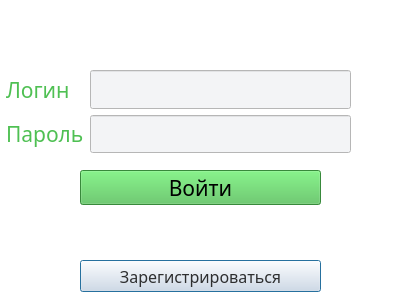
<?xml version="1.0" encoding="UTF-8"?>
<ui version="4.0">
 <class>auth_window</class>
 <widget class="QDialog" name="auth_window">
  <property name="geometry">
   <rect>
    <x>0</x>
    <y>0</y>
    <width>400</width>
    <height>300</height>
   </rect>
  </property>
  <property name="palette">
   <palette>
    <active>
     <colorrole role="WindowText">
      <brush brushstyle="SolidPattern">
       <color alpha="255">
        <red>0</red>
        <green>0</green>
        <blue>0</blue>
       </color>
      </brush>
     </colorrole>
     <colorrole role="Button">
      <brush brushstyle="SolidPattern">
       <color alpha="255">
        <red>222</red>
        <green>227</green>
        <blue>236</blue>
       </color>
      </brush>
     </colorrole>
     <colorrole role="Light">
      <brush brushstyle="SolidPattern">
       <color alpha="255">
        <red>73</red>
        <green>179</green>
        <blue>78</blue>
       </color>
      </brush>
     </colorrole>
     <colorrole role="Midlight">
      <brush brushstyle="SolidPattern">
       <color alpha="255">
        <red>73</red>
        <green>179</green>
        <blue>78</blue>
       </color>
      </brush>
     </colorrole>
     <colorrole role="Dark">
      <brush brushstyle="SolidPattern">
       <color alpha="255">
        <red>73</red>
        <green>179</green>
        <blue>78</blue>
       </color>
      </brush>
     </colorrole>
     <colorrole role="Text">
      <brush brushstyle="SolidPattern">
       <color alpha="255">
        <red>0</red>
        <green>0</green>
        <blue>0</blue>
       </color>
      </brush>
     </colorrole>
     <colorrole role="ButtonText">
      <brush brushstyle="SolidPattern">
       <color alpha="255">
        <red>255</red>
        <green>255</green>
        <blue>255</blue>
       </color>
      </brush>
     </colorrole>
     <colorrole role="Base">
      <brush brushstyle="SolidPattern">
       <color alpha="255">
        <red>255</red>
        <green>255</green>
        <blue>255</blue>
       </color>
      </brush>
     </colorrole>
     <colorrole role="Window">
      <brush brushstyle="SolidPattern">
       <color alpha="255">
        <red>255</red>
        <green>255</green>
        <blue>255</blue>
       </color>
      </brush>
     </colorrole>
     <colorrole role="ToolTipBase">
      <brush brushstyle="SolidPattern">
       <color alpha="255">
        <red>73</red>
        <green>179</green>
        <blue>78</blue>
       </color>
      </brush>
     </colorrole>
     <colorrole role="PlaceholderText">
      <brush brushstyle="SolidPattern">
       <color alpha="255">
        <red>73</red>
        <green>179</green>
        <blue>78</blue>
       </color>
      </brush>
     </colorrole>
    </active>
    <inactive>
     <colorrole role="WindowText">
      <brush brushstyle="SolidPattern">
       <color alpha="255">
        <red>0</red>
        <green>0</green>
        <blue>0</blue>
       </color>
      </brush>
     </colorrole>
     <colorrole role="Button">
      <brush brushstyle="SolidPattern">
       <color alpha="255">
        <red>222</red>
        <green>227</green>
        <blue>236</blue>
       </color>
      </brush>
     </colorrole>
     <colorrole role="Light">
      <brush brushstyle="SolidPattern">
       <color alpha="255">
        <red>73</red>
        <green>179</green>
        <blue>78</blue>
       </color>
      </brush>
     </colorrole>
     <colorrole role="Midlight">
      <brush brushstyle="SolidPattern">
       <color alpha="255">
        <red>73</red>
        <green>179</green>
        <blue>78</blue>
       </color>
      </brush>
     </colorrole>
     <colorrole role="Dark">
      <brush brushstyle="SolidPattern">
       <color alpha="255">
        <red>73</red>
        <green>179</green>
        <blue>78</blue>
       </color>
      </brush>
     </colorrole>
     <colorrole role="Text">
      <brush brushstyle="SolidPattern">
       <color alpha="255">
        <red>0</red>
        <green>0</green>
        <blue>0</blue>
       </color>
      </brush>
     </colorrole>
     <colorrole role="ButtonText">
      <brush brushstyle="SolidPattern">
       <color alpha="255">
        <red>255</red>
        <green>255</green>
        <blue>255</blue>
       </color>
      </brush>
     </colorrole>
     <colorrole role="Base">
      <brush brushstyle="SolidPattern">
       <color alpha="255">
        <red>255</red>
        <green>255</green>
        <blue>255</blue>
       </color>
      </brush>
     </colorrole>
     <colorrole role="Window">
      <brush brushstyle="SolidPattern">
       <color alpha="255">
        <red>255</red>
        <green>255</green>
        <blue>255</blue>
       </color>
      </brush>
     </colorrole>
     <colorrole role="ToolTipBase">
      <brush brushstyle="SolidPattern">
       <color alpha="255">
        <red>73</red>
        <green>179</green>
        <blue>78</blue>
       </color>
      </brush>
     </colorrole>
     <colorrole role="PlaceholderText">
      <brush brushstyle="SolidPattern">
       <color alpha="255">
        <red>73</red>
        <green>179</green>
        <blue>78</blue>
       </color>
      </brush>
     </colorrole>
    </inactive>
    <disabled>
     <colorrole role="WindowText">
      <brush brushstyle="SolidPattern">
       <color alpha="255">
        <red>73</red>
        <green>179</green>
        <blue>78</blue>
       </color>
      </brush>
     </colorrole>
     <colorrole role="Button">
      <brush brushstyle="SolidPattern">
       <color alpha="255">
        <red>222</red>
        <green>227</green>
        <blue>236</blue>
       </color>
      </brush>
     </colorrole>
     <colorrole role="Light">
      <brush brushstyle="SolidPattern">
       <color alpha="255">
        <red>73</red>
        <green>179</green>
        <blue>78</blue>
       </color>
      </brush>
     </colorrole>
     <colorrole role="Midlight">
      <brush brushstyle="SolidPattern">
       <color alpha="255">
        <red>73</red>
        <green>179</green>
        <blue>78</blue>
       </color>
      </brush>
     </colorrole>
     <colorrole role="Dark">
      <brush brushstyle="SolidPattern">
       <color alpha="255">
        <red>73</red>
        <green>179</green>
        <blue>78</blue>
       </color>
      </brush>
     </colorrole>
     <colorrole role="Text">
      <brush brushstyle="SolidPattern">
       <color alpha="255">
        <red>73</red>
        <green>179</green>
        <blue>78</blue>
       </color>
      </brush>
     </colorrole>
     <colorrole role="ButtonText">
      <brush brushstyle="SolidPattern">
       <color alpha="255">
        <red>73</red>
        <green>179</green>
        <blue>78</blue>
       </color>
      </brush>
     </colorrole>
     <colorrole role="Base">
      <brush brushstyle="SolidPattern">
       <color alpha="255">
        <red>255</red>
        <green>255</green>
        <blue>255</blue>
       </color>
      </brush>
     </colorrole>
     <colorrole role="Window">
      <brush brushstyle="SolidPattern">
       <color alpha="255">
        <red>255</red>
        <green>255</green>
        <blue>255</blue>
       </color>
      </brush>
     </colorrole>
     <colorrole role="ToolTipBase">
      <brush brushstyle="SolidPattern">
       <color alpha="255">
        <red>73</red>
        <green>179</green>
        <blue>78</blue>
       </color>
      </brush>
     </colorrole>
     <colorrole role="PlaceholderText">
      <brush brushstyle="SolidPattern">
       <color alpha="255">
        <red>73</red>
        <green>179</green>
        <blue>78</blue>
       </color>
      </brush>
     </colorrole>
    </disabled>
   </palette>
  </property>
  <property name="windowTitle">
   <string>Dialog</string>
  </property>
  <widget class="QWidget" name="formLayoutWidget">
   <property name="geometry">
    <rect>
     <x>0</x>
     <y>70</y>
     <width>401</width>
     <height>83</height>
    </rect>
   </property>
   <layout class="QFormLayout" name="formLayout">
    <item row="0" column="1">
     <layout class="QGridLayout" name="gridLayout">
      <item row="1" column="2">
       <spacer name="horizontalSpacer_3">
        <property name="orientation">
         <enum>Qt::Orientation::Horizontal</enum>
        </property>
        <property name="sizeType">
         <enum>QSizePolicy::Policy::Fixed</enum>
        </property>
        <property name="sizeHint" stdset="0">
         <size>
          <width>50</width>
          <height>20</height>
         </size>
        </property>
       </spacer>
      </item>
      <item row="0" column="0">
       <widget class="QLabel" name="label">
        <property name="sizePolicy">
         <sizepolicy hsizetype="Preferred" vsizetype="Preferred">
          <horstretch>0</horstretch>
          <verstretch>0</verstretch>
         </sizepolicy>
        </property>
        <property name="palette">
         <palette>
          <active>
           <colorrole role="WindowText">
            <brush brushstyle="SolidPattern">
             <color alpha="255">
              <red>79</red>
              <green>192</green>
              <blue>83</blue>
             </color>
            </brush>
           </colorrole>
           <colorrole role="Text">
            <brush brushstyle="SolidPattern">
             <color alpha="255">
              <red>79</red>
              <green>192</green>
              <blue>83</blue>
             </color>
            </brush>
           </colorrole>
           <colorrole role="Base">
            <brush brushstyle="SolidPattern">
             <color alpha="255">
              <red>79</red>
              <green>192</green>
              <blue>83</blue>
             </color>
            </brush>
           </colorrole>
          </active>
          <inactive>
           <colorrole role="WindowText">
            <brush brushstyle="SolidPattern">
             <color alpha="255">
              <red>79</red>
              <green>192</green>
              <blue>83</blue>
             </color>
            </brush>
           </colorrole>
           <colorrole role="Text">
            <brush brushstyle="SolidPattern">
             <color alpha="255">
              <red>79</red>
              <green>192</green>
              <blue>83</blue>
             </color>
            </brush>
           </colorrole>
           <colorrole role="Base">
            <brush brushstyle="SolidPattern">
             <color alpha="255">
              <red>79</red>
              <green>192</green>
              <blue>83</blue>
             </color>
            </brush>
           </colorrole>
          </inactive>
          <disabled/>
         </palette>
        </property>
        <property name="font">
         <font>
          <family>Gill Sans</family>
          <pointsize>16</pointsize>
         </font>
        </property>
        <property name="text">
         <string>Логин</string>
        </property>
        <property name="alignment">
         <set>Qt::AlignmentFlag::AlignLeading|Qt::AlignmentFlag::AlignLeft|Qt::AlignmentFlag::AlignVCenter</set>
        </property>
       </widget>
      </item>
      <item row="1" column="1">
       <widget class="QLineEdit" name="lineEdit_password">
        <property name="sizePolicy">
         <sizepolicy hsizetype="Expanding" vsizetype="Expanding">
          <horstretch>0</horstretch>
          <verstretch>0</verstretch>
         </sizepolicy>
        </property>
        <property name="palette">
         <palette>
          <active>
           <colorrole role="Base">
            <brush brushstyle="SolidPattern">
             <color alpha="255">
              <red>243</red>
              <green>244</green>
              <blue>246</blue>
             </color>
            </brush>
           </colorrole>
          </active>
          <inactive>
           <colorrole role="Base">
            <brush brushstyle="SolidPattern">
             <color alpha="255">
              <red>243</red>
              <green>244</green>
              <blue>246</blue>
             </color>
            </brush>
           </colorrole>
          </inactive>
          <disabled/>
         </palette>
        </property>
        <property name="font">
         <font>
          <family>Gill Sans</family>
          <pointsize>14</pointsize>
         </font>
        </property>
        <property name="cursor">
         <cursorShape>ArrowCursor</cursorShape>
        </property>
       </widget>
      </item>
      <item row="1" column="0">
       <widget class="QLabel" name="label_3">
        <property name="sizePolicy">
         <sizepolicy hsizetype="Preferred" vsizetype="Preferred">
          <horstretch>0</horstretch>
          <verstretch>0</verstretch>
         </sizepolicy>
        </property>
        <property name="palette">
         <palette>
          <active>
           <colorrole role="WindowText">
            <brush brushstyle="SolidPattern">
             <color alpha="255">
              <red>79</red>
              <green>192</green>
              <blue>83</blue>
             </color>
            </brush>
           </colorrole>
          </active>
          <inactive>
           <colorrole role="WindowText">
            <brush brushstyle="SolidPattern">
             <color alpha="255">
              <red>79</red>
              <green>192</green>
              <blue>83</blue>
             </color>
            </brush>
           </colorrole>
          </inactive>
          <disabled/>
         </palette>
        </property>
        <property name="font">
         <font>
          <family>Gill Sans</family>
          <pointsize>16</pointsize>
          <bold>false</bold>
         </font>
        </property>
        <property name="text">
         <string>Пароль</string>
        </property>
        <property name="alignment">
         <set>Qt::AlignmentFlag::AlignLeading|Qt::AlignmentFlag::AlignLeft|Qt::AlignmentFlag::AlignVCenter</set>
        </property>
       </widget>
      </item>
      <item row="0" column="2">
       <spacer name="horizontalSpacer_2">
        <property name="orientation">
         <enum>Qt::Orientation::Horizontal</enum>
        </property>
        <property name="sizeType">
         <enum>QSizePolicy::Policy::Fixed</enum>
        </property>
        <property name="sizeHint" stdset="0">
         <size>
          <width>50</width>
          <height>20</height>
         </size>
        </property>
       </spacer>
      </item>
      <item row="0" column="1">
       <widget class="QLineEdit" name="lineEdit_login">
        <property name="sizePolicy">
         <sizepolicy hsizetype="Expanding" vsizetype="Expanding">
          <horstretch>0</horstretch>
          <verstretch>0</verstretch>
         </sizepolicy>
        </property>
        <property name="palette">
         <palette>
          <active>
           <colorrole role="Base">
            <brush brushstyle="SolidPattern">
             <color alpha="255">
              <red>243</red>
              <green>244</green>
              <blue>246</blue>
             </color>
            </brush>
           </colorrole>
          </active>
          <inactive>
           <colorrole role="Base">
            <brush brushstyle="SolidPattern">
             <color alpha="255">
              <red>243</red>
              <green>244</green>
              <blue>246</blue>
             </color>
            </brush>
           </colorrole>
          </inactive>
          <disabled/>
         </palette>
        </property>
        <property name="font">
         <font>
          <family>Gill Sans</family>
          <pointsize>14</pointsize>
         </font>
        </property>
        <property name="cursor">
         <cursorShape>ArrowCursor</cursorShape>
        </property>
       </widget>
      </item>
     </layout>
    </item>
   </layout>
  </widget>
  <widget class="QWidget" name="gridLayoutWidget">
   <property name="geometry">
    <rect>
     <x>0</x>
     <y>260</y>
     <width>401</width>
     <height>32</height>
    </rect>
   </property>
   <layout class="QGridLayout" name="gridLayout_2">
    <item row="0" column="0">
     <spacer name="horizontalSpacer_5">
      <property name="orientation">
       <enum>Qt::Orientation::Horizontal</enum>
      </property>
      <property name="sizeType">
       <enum>QSizePolicy::Policy::Fixed</enum>
      </property>
      <property name="sizeHint" stdset="0">
       <size>
        <width>80</width>
        <height>20</height>
       </size>
      </property>
     </spacer>
    </item>
    <item row="0" column="2">
     <spacer name="horizontalSpacer_4">
      <property name="orientation">
       <enum>Qt::Orientation::Horizontal</enum>
      </property>
      <property name="sizeType">
       <enum>QSizePolicy::Policy::Fixed</enum>
      </property>
      <property name="sizeHint" stdset="0">
       <size>
        <width>80</width>
        <height>20</height>
       </size>
      </property>
     </spacer>
    </item>
    <item row="0" column="1">
     <widget class="QPushButton" name="pushButton_register">
      <property name="sizePolicy">
       <sizepolicy hsizetype="Preferred" vsizetype="Preferred">
        <horstretch>0</horstretch>
        <verstretch>0</verstretch>
       </sizepolicy>
      </property>
      <property name="palette">
       <palette>
        <active>
         <colorrole role="ButtonText">
          <brush brushstyle="SolidPattern">
           <color alpha="255">
            <red>46</red>
            <green>47</green>
            <blue>48</blue>
           </color>
          </brush>
         </colorrole>
        </active>
        <inactive>
         <colorrole role="ButtonText">
          <brush brushstyle="SolidPattern">
           <color alpha="255">
            <red>46</red>
            <green>47</green>
            <blue>48</blue>
           </color>
          </brush>
         </colorrole>
        </inactive>
        <disabled/>
       </palette>
      </property>
      <property name="font">
       <font>
        <family>Gill Sans</family>
        <pointsize>12</pointsize>
       </font>
      </property>
      <property name="text">
       <string>Зарегистрироваться</string>
      </property>
     </widget>
    </item>
   </layout>
  </widget>
  <widget class="QWidget" name="gridLayoutWidget_2">
   <property name="geometry">
    <rect>
     <x>0</x>
     <y>170</y>
     <width>401</width>
     <height>35</height>
    </rect>
   </property>
   <layout class="QGridLayout" name="gridLayout_3">
    <item row="0" column="0">
     <spacer name="horizontalSpacer_6">
      <property name="orientation">
       <enum>Qt::Orientation::Horizontal</enum>
      </property>
      <property name="sizeType">
       <enum>QSizePolicy::Policy::Fixed</enum>
      </property>
      <property name="sizeHint" stdset="0">
       <size>
        <width>80</width>
        <height>20</height>
       </size>
      </property>
     </spacer>
    </item>
    <item row="0" column="2">
     <spacer name="horizontalSpacer_7">
      <property name="orientation">
       <enum>Qt::Orientation::Horizontal</enum>
      </property>
      <property name="sizeType">
       <enum>QSizePolicy::Policy::Fixed</enum>
      </property>
      <property name="sizeHint" stdset="0">
       <size>
        <width>80</width>
        <height>20</height>
       </size>
      </property>
     </spacer>
    </item>
    <item row="0" column="1">
     <widget class="QPushButton" name="sign_in_pushButton">
      <property name="sizePolicy">
       <sizepolicy hsizetype="Expanding" vsizetype="Expanding">
        <horstretch>0</horstretch>
        <verstretch>0</verstretch>
       </sizepolicy>
      </property>
      <property name="palette">
       <palette>
        <active>
         <colorrole role="WindowText">
          <brush brushstyle="SolidPattern">
           <color alpha="255">
            <red>0</red>
            <green>0</green>
            <blue>0</blue>
           </color>
          </brush>
         </colorrole>
         <colorrole role="Button">
          <brush brushstyle="SolidPattern">
           <color alpha="255">
            <red>79</red>
            <green>192</green>
            <blue>83</blue>
           </color>
          </brush>
         </colorrole>
         <colorrole role="Light">
          <brush brushstyle="SolidPattern">
           <color alpha="255">
            <red>138</red>
            <green>255</green>
            <blue>142</blue>
           </color>
          </brush>
         </colorrole>
         <colorrole role="Midlight">
          <brush brushstyle="SolidPattern">
           <color alpha="255">
            <red>108</red>
            <green>223</green>
            <blue>112</blue>
           </color>
          </brush>
         </colorrole>
         <colorrole role="Dark">
          <brush brushstyle="SolidPattern">
           <color alpha="255">
            <red>39</red>
            <green>96</green>
            <blue>42</blue>
           </color>
          </brush>
         </colorrole>
         <colorrole role="Mid">
          <brush brushstyle="SolidPattern">
           <color alpha="255">
            <red>52</red>
            <green>128</green>
            <blue>55</blue>
           </color>
          </brush>
         </colorrole>
         <colorrole role="Text">
          <brush brushstyle="SolidPattern">
           <color alpha="255">
            <red>0</red>
            <green>0</green>
            <blue>0</blue>
           </color>
          </brush>
         </colorrole>
         <colorrole role="BrightText">
          <brush brushstyle="SolidPattern">
           <color alpha="255">
            <red>255</red>
            <green>255</green>
            <blue>255</blue>
           </color>
          </brush>
         </colorrole>
         <colorrole role="ButtonText">
          <brush brushstyle="SolidPattern">
           <color alpha="255">
            <red>0</red>
            <green>0</green>
            <blue>0</blue>
           </color>
          </brush>
         </colorrole>
         <colorrole role="Base">
          <brush brushstyle="SolidPattern">
           <color alpha="255">
            <red>73</red>
            <green>179</green>
            <blue>78</blue>
           </color>
          </brush>
         </colorrole>
         <colorrole role="Window">
          <brush brushstyle="SolidPattern">
           <color alpha="255">
            <red>79</red>
            <green>192</green>
            <blue>83</blue>
           </color>
          </brush>
         </colorrole>
         <colorrole role="Shadow">
          <brush brushstyle="SolidPattern">
           <color alpha="255">
            <red>0</red>
            <green>0</green>
            <blue>0</blue>
           </color>
          </brush>
         </colorrole>
         <colorrole role="AlternateBase">
          <brush brushstyle="SolidPattern">
           <color alpha="255">
            <red>167</red>
            <green>223</green>
            <blue>169</blue>
           </color>
          </brush>
         </colorrole>
         <colorrole role="ToolTipBase">
          <brush brushstyle="SolidPattern">
           <color alpha="255">
            <red>255</red>
            <green>255</green>
            <blue>220</blue>
           </color>
          </brush>
         </colorrole>
         <colorrole role="ToolTipText">
          <brush brushstyle="SolidPattern">
           <color alpha="255">
            <red>0</red>
            <green>0</green>
            <blue>0</blue>
           </color>
          </brush>
         </colorrole>
         <colorrole role="PlaceholderText">
          <brush brushstyle="SolidPattern">
           <color alpha="127">
            <red>0</red>
            <green>0</green>
            <blue>0</blue>
           </color>
          </brush>
         </colorrole>
         <colorrole role="Accent">
          <brush brushstyle="SolidPattern">
           <color alpha="255">
            <red>255</red>
            <green>255</green>
            <blue>255</blue>
           </color>
          </brush>
         </colorrole>
        </active>
        <inactive>
         <colorrole role="WindowText">
          <brush brushstyle="SolidPattern">
           <color alpha="255">
            <red>0</red>
            <green>0</green>
            <blue>0</blue>
           </color>
          </brush>
         </colorrole>
         <colorrole role="Button">
          <brush brushstyle="SolidPattern">
           <color alpha="255">
            <red>79</red>
            <green>192</green>
            <blue>83</blue>
           </color>
          </brush>
         </colorrole>
         <colorrole role="Light">
          <brush brushstyle="SolidPattern">
           <color alpha="255">
            <red>138</red>
            <green>255</green>
            <blue>142</blue>
           </color>
          </brush>
         </colorrole>
         <colorrole role="Midlight">
          <brush brushstyle="SolidPattern">
           <color alpha="255">
            <red>108</red>
            <green>223</green>
            <blue>112</blue>
           </color>
          </brush>
         </colorrole>
         <colorrole role="Dark">
          <brush brushstyle="SolidPattern">
           <color alpha="255">
            <red>39</red>
            <green>96</green>
            <blue>42</blue>
           </color>
          </brush>
         </colorrole>
         <colorrole role="Mid">
          <brush brushstyle="SolidPattern">
           <color alpha="255">
            <red>52</red>
            <green>128</green>
            <blue>55</blue>
           </color>
          </brush>
         </colorrole>
         <colorrole role="Text">
          <brush brushstyle="SolidPattern">
           <color alpha="255">
            <red>0</red>
            <green>0</green>
            <blue>0</blue>
           </color>
          </brush>
         </colorrole>
         <colorrole role="BrightText">
          <brush brushstyle="SolidPattern">
           <color alpha="255">
            <red>255</red>
            <green>255</green>
            <blue>255</blue>
           </color>
          </brush>
         </colorrole>
         <colorrole role="ButtonText">
          <brush brushstyle="SolidPattern">
           <color alpha="255">
            <red>0</red>
            <green>0</green>
            <blue>0</blue>
           </color>
          </brush>
         </colorrole>
         <colorrole role="Base">
          <brush brushstyle="SolidPattern">
           <color alpha="255">
            <red>73</red>
            <green>179</green>
            <blue>78</blue>
           </color>
          </brush>
         </colorrole>
         <colorrole role="Window">
          <brush brushstyle="SolidPattern">
           <color alpha="255">
            <red>79</red>
            <green>192</green>
            <blue>83</blue>
           </color>
          </brush>
         </colorrole>
         <colorrole role="Shadow">
          <brush brushstyle="SolidPattern">
           <color alpha="255">
            <red>0</red>
            <green>0</green>
            <blue>0</blue>
           </color>
          </brush>
         </colorrole>
         <colorrole role="AlternateBase">
          <brush brushstyle="SolidPattern">
           <color alpha="255">
            <red>167</red>
            <green>223</green>
            <blue>169</blue>
           </color>
          </brush>
         </colorrole>
         <colorrole role="ToolTipBase">
          <brush brushstyle="SolidPattern">
           <color alpha="255">
            <red>255</red>
            <green>255</green>
            <blue>220</blue>
           </color>
          </brush>
         </colorrole>
         <colorrole role="ToolTipText">
          <brush brushstyle="SolidPattern">
           <color alpha="255">
            <red>0</red>
            <green>0</green>
            <blue>0</blue>
           </color>
          </brush>
         </colorrole>
         <colorrole role="PlaceholderText">
          <brush brushstyle="SolidPattern">
           <color alpha="127">
            <red>0</red>
            <green>0</green>
            <blue>0</blue>
           </color>
          </brush>
         </colorrole>
         <colorrole role="Accent">
          <brush brushstyle="SolidPattern">
           <color alpha="255">
            <red>255</red>
            <green>255</green>
            <blue>255</blue>
           </color>
          </brush>
         </colorrole>
        </inactive>
        <disabled>
         <colorrole role="WindowText">
          <brush brushstyle="SolidPattern">
           <color alpha="255">
            <red>39</red>
            <green>96</green>
            <blue>42</blue>
           </color>
          </brush>
         </colorrole>
         <colorrole role="Button">
          <brush brushstyle="SolidPattern">
           <color alpha="255">
            <red>79</red>
            <green>192</green>
            <blue>83</blue>
           </color>
          </brush>
         </colorrole>
         <colorrole role="Light">
          <brush brushstyle="SolidPattern">
           <color alpha="255">
            <red>138</red>
            <green>255</green>
            <blue>142</blue>
           </color>
          </brush>
         </colorrole>
         <colorrole role="Midlight">
          <brush brushstyle="SolidPattern">
           <color alpha="255">
            <red>108</red>
            <green>223</green>
            <blue>112</blue>
           </color>
          </brush>
         </colorrole>
         <colorrole role="Dark">
          <brush brushstyle="SolidPattern">
           <color alpha="255">
            <red>39</red>
            <green>96</green>
            <blue>42</blue>
           </color>
          </brush>
         </colorrole>
         <colorrole role="Mid">
          <brush brushstyle="SolidPattern">
           <color alpha="255">
            <red>52</red>
            <green>128</green>
            <blue>55</blue>
           </color>
          </brush>
         </colorrole>
         <colorrole role="Text">
          <brush brushstyle="SolidPattern">
           <color alpha="255">
            <red>39</red>
            <green>96</green>
            <blue>42</blue>
           </color>
          </brush>
         </colorrole>
         <colorrole role="BrightText">
          <brush brushstyle="SolidPattern">
           <color alpha="255">
            <red>255</red>
            <green>255</green>
            <blue>255</blue>
           </color>
          </brush>
         </colorrole>
         <colorrole role="ButtonText">
          <brush brushstyle="SolidPattern">
           <color alpha="255">
            <red>39</red>
            <green>96</green>
            <blue>42</blue>
           </color>
          </brush>
         </colorrole>
         <colorrole role="Base">
          <brush brushstyle="SolidPattern">
           <color alpha="255">
            <red>79</red>
            <green>192</green>
            <blue>83</blue>
           </color>
          </brush>
         </colorrole>
         <colorrole role="Window">
          <brush brushstyle="SolidPattern">
           <color alpha="255">
            <red>79</red>
            <green>192</green>
            <blue>83</blue>
           </color>
          </brush>
         </colorrole>
         <colorrole role="Shadow">
          <brush brushstyle="SolidPattern">
           <color alpha="255">
            <red>0</red>
            <green>0</green>
            <blue>0</blue>
           </color>
          </brush>
         </colorrole>
         <colorrole role="AlternateBase">
          <brush brushstyle="SolidPattern">
           <color alpha="255">
            <red>79</red>
            <green>192</green>
            <blue>83</blue>
           </color>
          </brush>
         </colorrole>
         <colorrole role="ToolTipBase">
          <brush brushstyle="SolidPattern">
           <color alpha="255">
            <red>255</red>
            <green>255</green>
            <blue>220</blue>
           </color>
          </brush>
         </colorrole>
         <colorrole role="ToolTipText">
          <brush brushstyle="SolidPattern">
           <color alpha="255">
            <red>0</red>
            <green>0</green>
            <blue>0</blue>
           </color>
          </brush>
         </colorrole>
         <colorrole role="PlaceholderText">
          <brush brushstyle="SolidPattern">
           <color alpha="127">
            <red>39</red>
            <green>96</green>
            <blue>42</blue>
           </color>
          </brush>
         </colorrole>
         <colorrole role="Accent">
          <brush brushstyle="SolidPattern">
           <color alpha="255">
            <red>102</red>
            <green>250</green>
            <blue>108</blue>
           </color>
          </brush>
         </colorrole>
        </disabled>
       </palette>
      </property>
      <property name="font">
       <font>
        <family>Gill Sans</family>
        <pointsize>16</pointsize>
       </font>
      </property>
      <property name="text">
       <string>Войти</string>
      </property>
     </widget>
    </item>
   </layout>
  </widget>
 </widget>
 <resources/>
 <connections/>
</ui>
